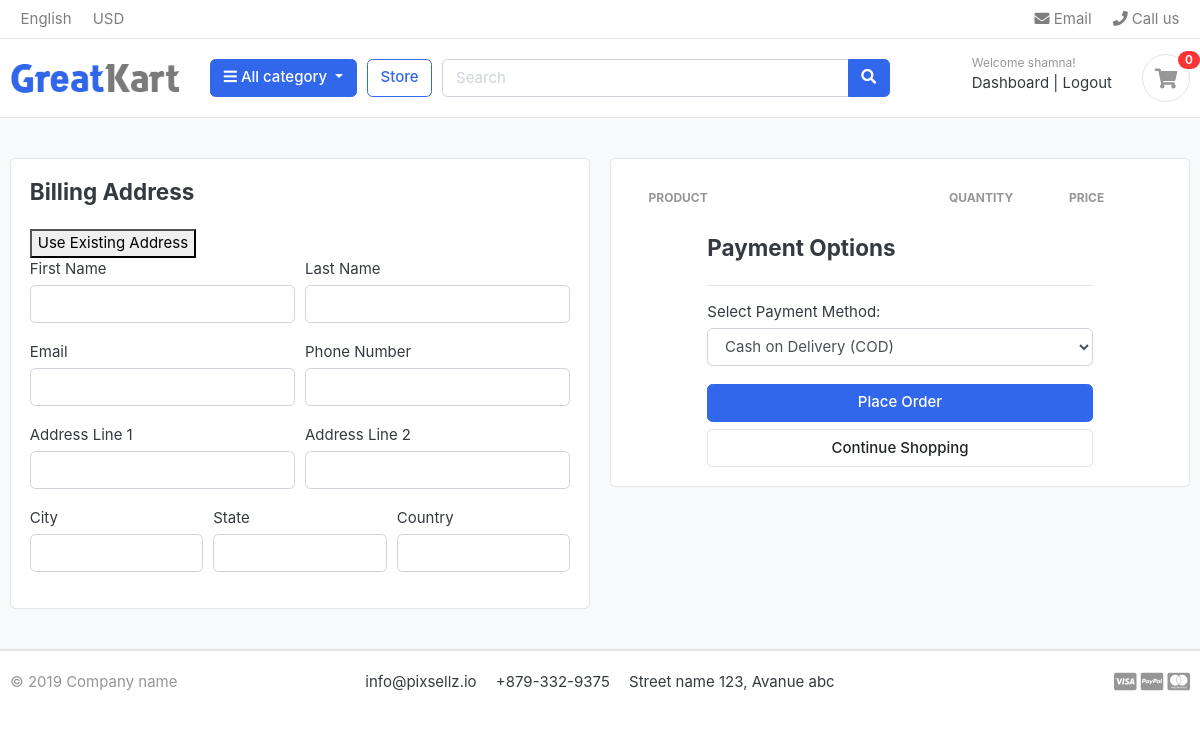
Page /cart/checkout/ (signed in) on the earlier database version.
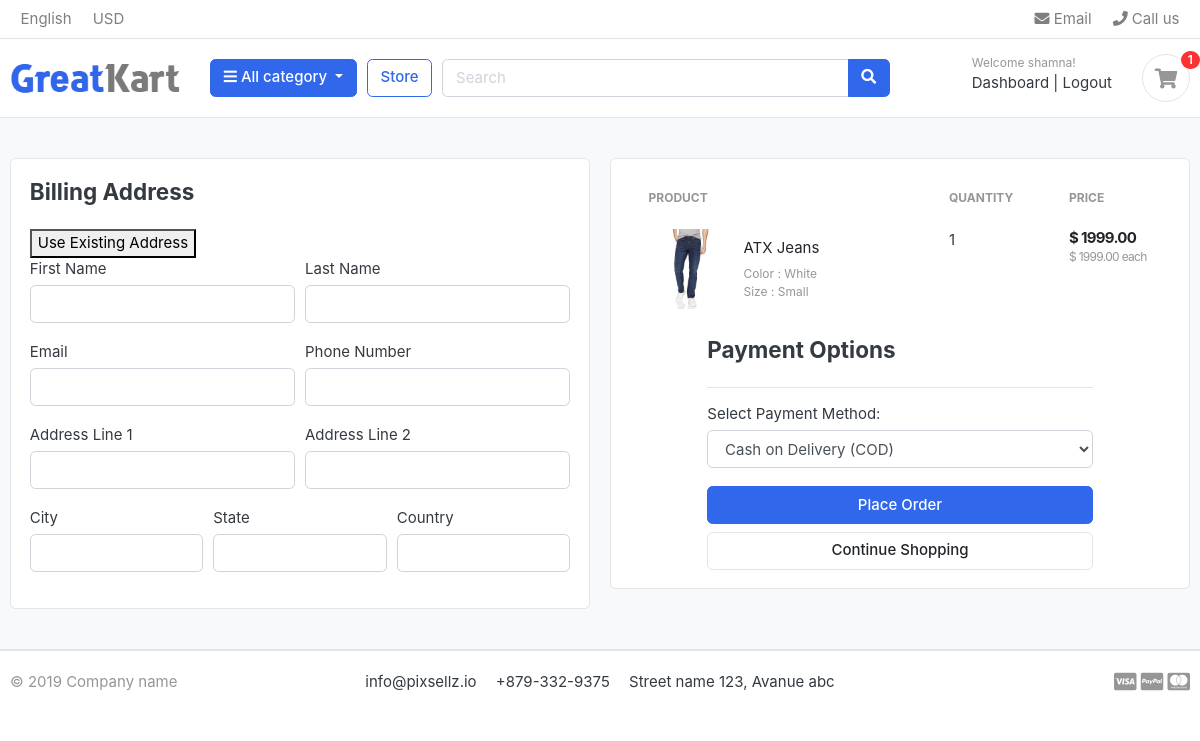
Same page on the later database version.
### carts/models.py (models this page shows, shortened)
class CartItem(models.Model):
    product = models.ForeignKey(Product,on_delete=models.CASCADE,null=True)
    variations = models.ManyToManyField(Variation,blank=True)
    cart = models.ForeignKey(Cart,on_delete=models.CASCADE,null=True)
    user = models.ForeignKey(Account, on_delete=models.CASCADE,default=1)
    quantity = models.IntegerField()
    is_active = models.BooleanField(default=True)
    def sub_total(self):
        return self.product.price * self.quantity

### store/models.py (models this page shows, shortened)
class Product(models.Model):
    product_name    = models.CharField(max_length=200, unique=True)
    slug            = models.SlugField(max_length=200, unique=True)
    description     = models.TextField(max_length=500, blank=True)
    price           = models.DecimalField(max_digits=10, decimal_places=2, default=0.0)
    images          = models.ImageField(upload_to='photos/products')
    stock           = models.IntegerField(default=0)
    is_available    = models.BooleanField(default=True)
    category        = models.ForeignKey(Category, on_delete=models.CASCADE, default=1)
    created_date    = models.DateTimeField(auto_now_add=True)
    modified_date   = models.DateTimeField(auto_now=True)
    rating = models.DecimalField(max_digits=3, decimal_places=2, default=0.0)
    num_reviews = models.IntegerField(default=0)
    def get_url(self):
        return reverse('product_detail', args=[self.category.slug, self.slug])

class Variation(models.Model):
    product = models.ForeignKey(Product, on_delete=models.CASCADE)
    variation_category = models.CharField(max_length=100, choices=variation_category_choice)
    variation_value     = models.CharField(max_length=100)
    is_active           = models.BooleanField(default=True)
    created_date        = models.DateTimeField(auto_now=True)
    objects = VariationManager()

### carts/views.py (the view)
# urls.py: path('checkout/', views.checkout,name='checkout'),
def checkout(request, total=0, quantity=0, cart_items=None):
    try:
        tax = 0
        grand_total = 0
        if request.user.is_authenticated:
            cart_items = CartItem.objects.filter(user=request.user, is_active=True)
        else:
            cart = Cart.objects.get(cart_id=_cart_id(request))
            cart_items = CartItem.objects.filter(cart=cart, is_active=True)
        for cart_item in cart_items:
            total += (cart_item.product.price * cart_item.quantity)
            quantity += cart_item.quantity
        tax = (2 * total)/100
        grand_total = total + tax
    except ObjectDoesNotExist:
        pass #just ignore
    context = {
        'total': total,
        'quantity': quantity,
        'cart_items': cart_items,
        'tax'       : tax,
        'grand_total': grand_total,
    }
    return render(request, 'greatkart/store/checkout.html',context)

### carts/context_processors.py (called while the page is built)
def counter(request):
    cart_count=0
    if 'admin' in request.path:
        return []
    else:
        try:
            cart = Cart.objects.filter(cart_id=_cart_id(request))
            if request.user.is_authenticated:
                cart_items = CartItem.objects.all().filter(user=request.user)
            else:
                cart_items =CartItem.objects.filter(cart=cart[:1])
            for cart_item in cart_items:
                cart_count += cart_item.quantity
        except Cart.DoesNotExist:
            cart_count=0
    return dict(cart_count=cart_count)

### carts/views.py (called while the page is built)
def _cart_id(request):
    cart = request.session.session_key
    if not cart:
        cart = request.session.create()
    return cart

### category/context_processors.py (called while the page is built)
def menu_links(request):
    links = Category.objects.all()
    return dict(links=links)

### category/models.py (called while the page is built)
    def get_url(self):
            return reverse('products_by_category',args=[self.slug])

### templates/greatkart/store/checkout.html (shortened to what the changed rows need)
{% extends 'greatkart/base.html' %}
{% load static %}
{% block content %}
<section class="section-content padding-y bg">
<div class="container">
<div class="row">
	<aside class="col-lg-6">
		<div class="card">
		<div class="card-body">
      <table class="table table-borderless table-shopping-cart">
      <thead class="text-muted">
      <tr class="small text-uppercase">
        <th scope="col">Product</th>
        <th scope="col" width="120">Quantity</th>
        <th scope="col" width="120">Price</th>
      </tr>
      </thead>
      <tbody>
      {% for cart_item in cart_items %}
      <tr>
      	<td>
      		<figure class="itemside align-items-center">
      			<div class="aside"><img src="{{ cart_item.product.images.url }}" class="img-sm"></div>
      			<figcaption class="info">
      				<a href="{{ cart_item.product.get_url }}" class="title text-dark">{{ cart_item.product.product_name }}</a>
      				<p class="text-muted small">
      					{% if cart_item.variations.all %}
      						{% for item in cart_item.variations.all %}
      							{{ item.variation_category | capfirst }} : {{ item.variation_value | capfirst }} <br>
      						{% endfor %}
      					{% endif %}
      				</p>
      			</figcaption>
      		</figure>
      	</td>
      	<td>
      				<label for="">{{cart_item.quantity}}</label>
      	</td>
      	<td>
      		<div class="price-wrap">
      			<var class="price">$ {{ cart_item.sub_total }}</var>
      			<small class="text-muted"> $ {{ cart_item.product.price }} each </small>
      		</div>
      	</td>
      </tr>
      {% endfor %}
      </tbody>
      </table>
</div>
</div>
</aside>
</div>
</div>
</section>
{% endblock %}

### templates/greatkart/includes/header.html (shortened to what this page needs)
{% load static %}
<header class="section-header">
<nav class="navbar p-md-0 navbar-expand-sm navbar-light border-bottom">
<div class="container">
  <div class="collapse navbar-collapse" id="navbarTop4">
    <ul class="navbar-nav mr-auto">
      <li class="nav-item dropdown">
      <a href="#" class="nav-link">   English </a>
    </li>
    <li class="nav-item dropdown">
      <a href="#" class="nav-link"> USD </a>
    </li>
    </ul>
    <ul class="navbar-nav">
    <li><a href="#" class="nav-link"> <i class="fa fa-envelope"></i> Email </a></li>
    <li><a href="#" class="nav-link"> <i class="fa fa-phone"></i> Call us </a></li>
  </ul>
  </div>
</div>
</nav>
<section class="header-main border-bottom">
  <div class="container">
<div class="row align-items-center">
  <div class="col-lg-2 col-md-3 col-6">
    <a href="{% url 'home' %}" class="brand-wrap">
      <img class="logo" src="{% static 'greatkart/./images/logo.png' %}">
    </a>
  </div>
  <div class="col-lg col-sm col-md col-6 flex-grow-0">
    <div class="category-wrap dropdown d-inline-block float-right">
      <button type="button" class="btn btn-primary dropdown-toggle" data-toggle="dropdown">
        <i class="fa fa-bars"></i> All category
      </button>
    </div>
  </div>
  <a href="{% url 'store' %}" class="btn btn-outline-primary">Store</a>
  <div class="col-lg  col-md-6 col-sm-12 col">
    <form action="{% url 'search' %}" class="search" method='GET'>
      <div class="input-group w-100">
          <input type="text" class="form-control" style="width:60%;" placeholder="Search" name="keyword">
          <div class="input-group-append">
            <button class="btn btn-primary" type="submit">
              <i class="fa fa-search"></i>
            </button>
          </div>
        </div>
    </form>
  </div>
  <div class="col-lg-3 col-sm-6 col-8 order-2 order-lg-3">
        <div class="d-flex justify-content-end mb-3 mb-lg-0">
          {% if user.id is None %}
          <div class="widget-header">
            <small class="title text-muted">Welcome guest!</small>
            <div>
              <a href="{% url 'userlogin' %}">Sign in</a> <span class="dark-transp"> | </span>
              <a href="{% url 'register' %}"> Register</a>
            </div>
          </div>
          {% else %}
          <div class="widget-header">
            <small class="title text-muted">Welcome {{user.first_name}}!</small>
            <div>
              <a href="{% url 'dashboard' %}">Dashboard</a> <span class="dark-transp"> | </span>
              <a href="{% url 'logout' %}"> Logout</a>
            </div>
          </div>
          {% endif %}
          <a href="{% url 'cart' %}" class="widget-header pl-3 ml-3">
            <div class="icon icon-sm rounded-circle border"><i class="fa fa-shopping-cart"></i></div>
            <span class="badge badge-pill badge-danger notify">{{ quantity }}</span>
          </a>
        </div>
      </div>
</div>
  </div>
</section>
</header>

Differences in the rows shown:
added CartItem: product.images (picture), product.product_name "ATX Jeans", quantity "1", sub_total "1999.00", product.price "1999.00"
now on this page (row unchanged): Variation: variation_category "Color", variation_value "White"
now on this page (row unchanged): Variation: variation_category "Size", variation_value "Small"
Other differences:
{{ quantity }}: "0" → "1"
